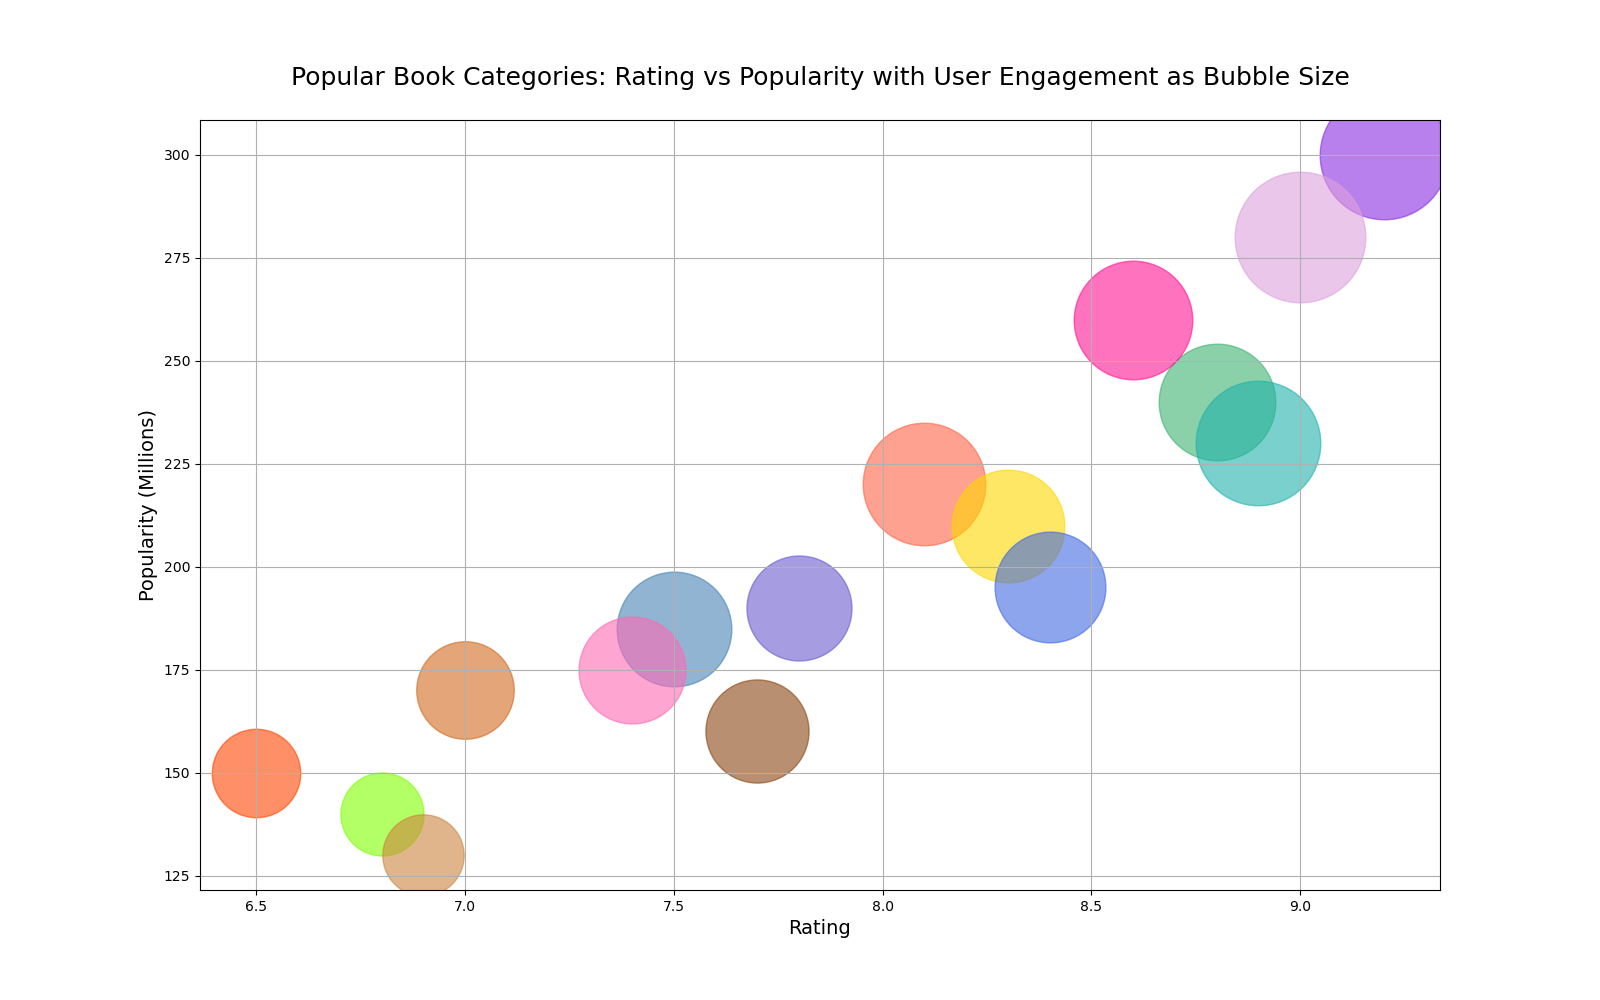

This chart was generated by the following Python code:

import matplotlib.pyplot as plt

data = {
    'Category': ['Mystery', 'Science Fiction', 'Fantasy', 'Thriller', 'Romance', 
                 'Drama', 'Comedy', 'Action', 'Adventure', 'Horror', 
                 'Documentary', 'Biography', 'Animated', 'Musical', 
                 'Western', 'Historical'],
    'Rating': [8.1, 7.5, 9.2, 8.8, 6.5, 7.8, 8.3, 7.0, 8.6, 6.8, 9.0, 7.7, 8.9, 7.4, 6.9, 8.4],
    'Popularity (Millions)': [220, 185, 300, 240, 150, 190, 210, 170, 260, 140, 280, 160, 230, 175, 130, 195],
    'User Engagement (1-10)': [9.2, 8.8, 9.5, 8.9, 7.4, 8.3, 8.7, 7.9, 9.0, 7.1, 9.6, 8.2, 9.3, 8.4, 7.0, 8.6]
}

fig, ax = plt.subplots(figsize=(16, 10))

for i in range(len(data['Category'])):
    ax.scatter(data['Rating'][i], data['Popularity (Millions)'][i], 
               s=(data['User Engagement (1-10)'][i] ** 3) * 10, 
               alpha=0.6,
               color=['#FF6347', '#4682B4', '#8A2BE2', '#3CB371', '#FF4500', 
                      '#6A5ACD', '#FFD700', '#D2691E', '#FF1493', '#7FFF00', 
                      '#DDA0DD', '#8B4513', '#20B2AA', '#FF69B4', '#CD853F', 
                      '#4169E1'][i])

ax.set_title('Popular Book Categories: Rating vs Popularity with User Engagement as Bubble Size', fontsize=18, pad=25)
ax.set_xlabel('Rating', fontsize=14)
ax.set_ylabel('Popularity (Millions)', fontsize=14)
ax.grid(True)

plt.show()
